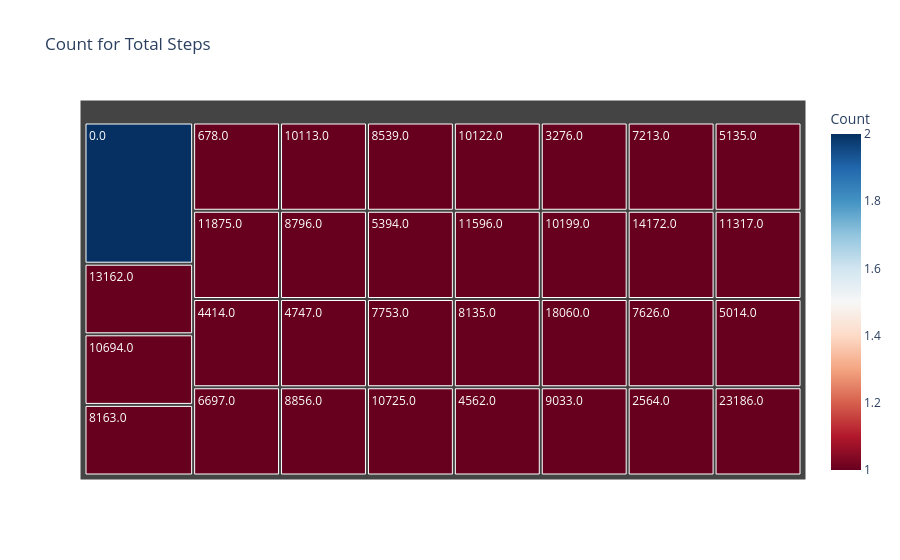

This figure's notebook cell:
### Markdown cell above
#### Chart - 3

### Code cell
# Chart - 3 visualization code
plt.style.use('dark_background')

md.columns = md.columns.str.strip()

# Count occurrences of each start station
step_count = md["TotalSteps"].value_counts().reset_index()
step_count.columns = ["TotalSteps", "Count"]

# Create the treemap
fig = px.treemap(
    step_count,
    path=['TotalSteps'],
    values='Count',
    title="Count for Total Steps",
    color='Count',
    color_continuous_scale="RdBu"
)

# Show the plot
fig.show()

### Figure 1 — Plotly figure (JSON) as saved in the notebook; plotly's stock layout.template omitted (floating-point values rounded to 4 significant figures)
{"data": [{"branchvalues": "total", "customdata": [[2.0], [1.0], [1.0], [1.0], [1.0], [1.0], [1.0], [1.0], [1.0], [1.0], [1.0], [1.0], [1.0], [1.0], [1.0], [1.0], [1.0], [1.0], [1.0], [1.0], [1.0], [1.0], [1.0], [1.0], [1.0], [1.0], [1.0], [1.0], [1.0], [1.0], [1.0], [1.0]], "domain": {"x": [0, 1], "y": [0, 1]}, "hovertemplate": "labels=%{label}<br>Count_sum=%{value}<br>parent=%{parent}<br>id=%{id}<br>Count=%{color}<extra></extra>", "ids": ["0.0", "13162.0", "10694.0", "8163.0", "678.0", "11875.0", "4414.0", "6697.0", "10113.0", "8796.0", "4747.0", "8856.0", "8539.0", "5394.0", "7753.0", "10725.0", "10122.0", "3276.0", "7213.0", "5135.0", "11596.0", "8135.0", "4562.0", "10199.0", "14172.0", "11317.0", "18060.0", "9033.0", "7626.0", "5014.0", "2564.0", "23186.0"], "labels": ["0.0", "13162.0", "10694.0", "8163.0", "678.0", "11875.0", "4414.0", "6697.0", "10113.0", "8796.0", "4747.0", "8856.0", "8539.0", "5394.0", "7753.0", "10725.0", "10122.0", "3276.0", "7213.0", "5135.0", "11596.0", "8135.0", "4562.0", "10199.0", "14172.0", "11317.0", "18060.0", "9033.0", "7626.0", "5014.0", "2564.0", "23186.0"], "marker": {"coloraxis": "coloraxis", "colors": [2.0, 1.0, 1.0, 1.0, 1.0, 1.0, 1.0, 1.0, 1.0, 1.0, 1.0, 1.0, 1.0, 1.0, 1.0, 1.0, 1.0, 1.0, 1.0, 1.0, 1.0, 1.0, 1.0, 1.0, 1.0, 1.0, 1.0, 1.0, 1.0, 1.0, 1.0, 1.0]}, "name": "", "parents": ["", "", "", "", "", "", "", "", "", "", "", "", "", "", "", "", "", "", "", "", "", "", "", "", "", "", "", "", "", "", "", ""], "type": "treemap", "values": [2.0, 1.0, 1.0, 1.0, 1.0, 1.0, 1.0, 1.0, 1.0, 1.0, 1.0, 1.0, 1.0, 1.0, 1.0, 1.0, 1.0, 1.0, 1.0, 1.0, 1.0, 1.0, 1.0, 1.0, 1.0, 1.0, 1.0, 1.0, 1.0, 1.0, 1.0, 1.0]}], "layout": {"coloraxis": {"autocolorscale": false, "colorbar": {"title": {"text": "Count"}}, "colorscale": [[0, "rgb(103,0,31)"], [0.1, "rgb(178,24,43)"], [0.2, "rgb(214,96,77)"], [0.3, "rgb(244,165,130)"], [0.4, "rgb(253,219,199)"], [0.5, "rgb(247,247,247)"], [0.6, "rgb(209,229,240)"], [0.7, "rgb(146,197,222)"], [0.8, "rgb(67,147,195)"], [0.9, "rgb(33,102,172)"], [1, "rgb(5,48,97)"]]}, "legend": {"tracegroupgap": 0}, "title": {"text": "Count for Total Steps"}}}
